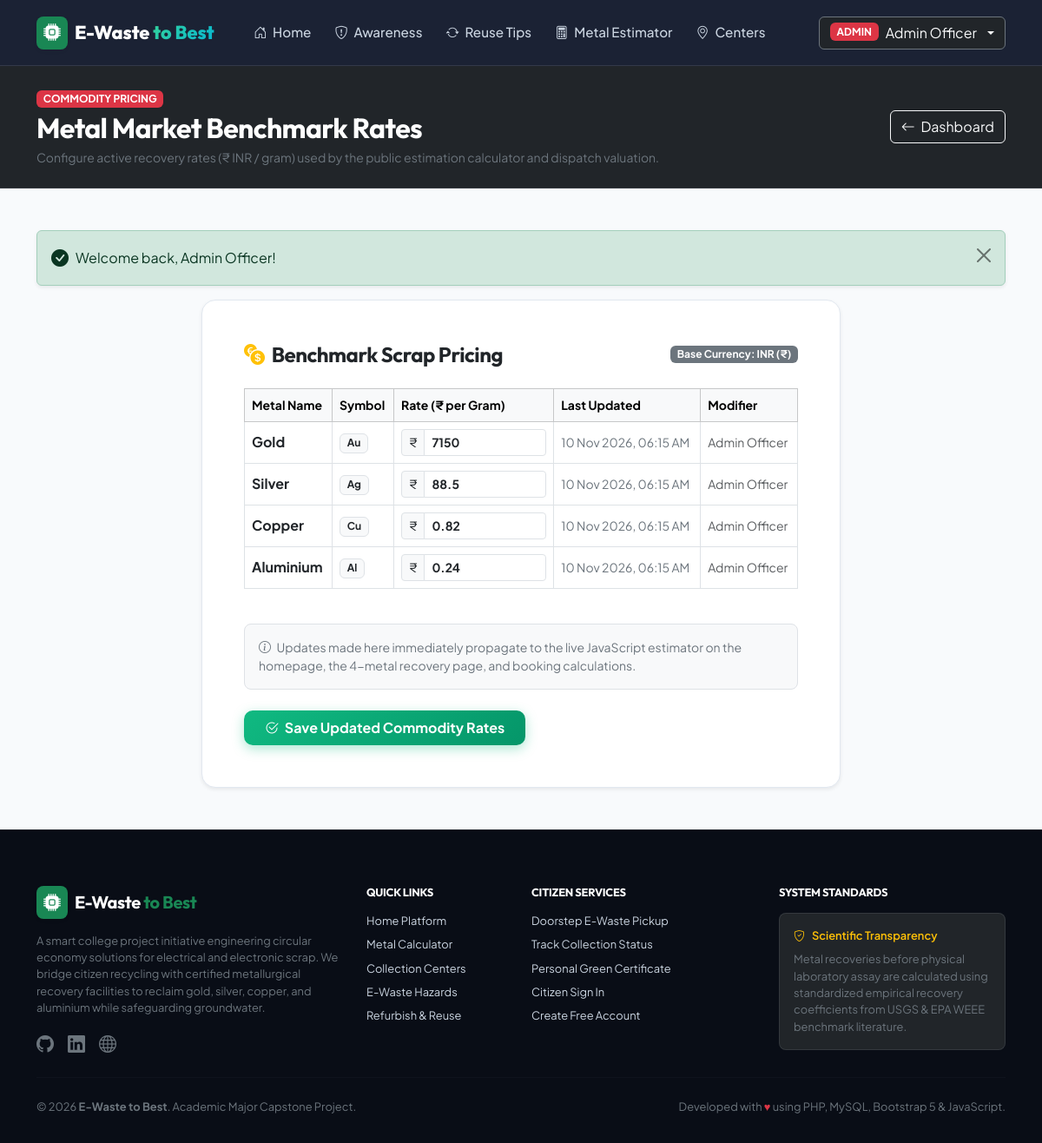
The app's page /admin/metal-rates.php (signed in) with its own data.
### tables this page shows
CREATE TABLE `metal_rates` (
  `id` INT AUTO_INCREMENT PRIMARY KEY,
  `metal_name` VARCHAR(50) NOT NULL UNIQUE,
  `symbol` VARCHAR(10) NOT NULL,
  `rate_per_gram` DECIMAL(10, 2) NOT NULL COMMENT 'In INR',
  `updated_by` INT NULL,
  `last_updated` TIMESTAMP DEFAULT CURRENT_TIMESTAMP ON UPDATE CURRENT_TIMESTAMP,
  FOREIGN KEY (`updated_by`) REFERENCES `users`(`id`) ON DELETE SET NULL
);

CREATE TABLE `users` (
  `id` INT AUTO_INCREMENT PRIMARY KEY,
  `fullname` VARCHAR(100) NOT NULL,
  `email` VARCHAR(120) NOT NULL UNIQUE,
  `password` VARCHAR(255) NOT NULL,
  `phone` VARCHAR(20) NOT NULL,
  `address` TEXT NOT NULL,
  `city` VARCHAR(60) NOT NULL,
  `pincode` VARCHAR(10) NOT NULL,
  `role` ENUM('user', 'admin') DEFAULT 'user',
  `created_at` TIMESTAMP DEFAULT CURRENT_TIMESTAMP,
  `updated_at` TIMESTAMP DEFAULT CURRENT_TIMESTAMP ON UPDATE CURRENT_TIMESTAMP
);

### admin/metal-rates.php (the view, shortened to what this page needs)
<?php
require_once __DIR__ . '/../includes/functions.php';
require_once __DIR__ . '/../includes/admin_check.php';
$metalList = [];
if ($pdo) {
    try {
        $stmt = $pdo->query("
            SELECT m.*, u.fullname as updater_name
            FROM metal_rates m
            LEFT JOIN users u ON m.updated_by = u.id
            ORDER BY m.rate_per_gram DESC
        ");
        $metalList = $stmt->fetchAll();
    } catch (PDOException $e) {
        $metalList = [];
    }
}
require_once __DIR__ . '/../includes/header.php';
?>
<div class="bg-dark text-white py-4 border-bottom border-secondary border-opacity-25">
    <div class="container">
        <div class="d-flex flex-column flex-md-row justify-content-between align-items-md-center gap-3">
            <div>
                <span class="badge bg-danger small mb-1">COMMODITY PRICING</span>
                <h2 class="fw-bold mb-1">Metal Market Benchmark Rates</h2>
                <p class="text-secondary small mb-0">Configure active recovery rates (₹ INR / gram) used by the public estimation calculator and dispatch valuation.</p>
            </div>
            <div>
                <a href="<?= BASE_URL ?>/admin/dashboard.php" class="btn btn-outline-light">
                    <i class="bi bi-arrow-left me-1"></i> Dashboard
                </a>
            </div>
        </div>
    </div>
</div>
<div class="container py-5">
    <div class="row justify-content-center">
        <div class="col-lg-8">
            <div class="card card-modern p-4 p-md-5 bg-white shadow-sm">
                <div class="d-flex justify-content-between align-items-center mb-4">
                    <h4 class="fw-bold mb-0 text-dark">
                        <i class="bi bi-currency-exchange text-warning me-1"></i> Benchmark Scrap Pricing
                    </h4>
                    <span class="badge bg-secondary">Base Currency: INR (₹)</span>
                </div>
                <form method="POST" action="<?= BASE_URL ?>/admin/metal-rates.php">
                    <div class="table-responsive mb-4">
                        <table class="table table-bordered align-middle">
                            <thead class="table-light small">
                                <tr>
                                    <th>Metal Name</th>
                                    <th>Symbol</th>
                                    <th>Rate (₹ per Gram)</th>
                                    <th>Last Updated</th>
                                    <th>Modifier</th>
                                </tr>
                            </thead>
                            <tbody>
                                <?php foreach ($metalList as $m): ?>
                                    <tr>
                                        <td class="fw-bold text-dark"><?= sanitize($m['metal_name']) ?></td>
                                        <td>
                                            <span class="badge bg-light text-dark border"><?= sanitize($m['symbol']) ?></span>
                                        </td>
                                        <td style="max-width: 180px;">
                                            <div class="input-group input-group-sm">
                                                <span class="input-group-text">₹</span>
                                                <input type="number" step="0.01" class="form-control fw-bold" name="rates[<?= $m['id'] ?>]" value="<?= (float)$m['rate_per_gram'] ?>" required>
                                            </div>
                                        </td>
                                        <td class="small text-secondary">
                                            <?= date('d M Y, h:i A', strtotime($m['last_updated'])) ?>
                                        </td>
                                        <td class="small text-muted">
                                            <?= sanitize($m['updater_name'] ?? 'System Seeder') ?>
                                        </td>
                                    </tr>
                                <?php endforeach; ?>
                            </tbody>
                        </table>
                    </div>
                    <div class="p-3 rounded-3 bg-light border mb-4 small text-secondary">
                        <i class="bi bi-info-circle me-1"></i>
                        Updates made here immediately propagate to the live JavaScript estimator on the homepage, the 4-metal recovery page, and booking calculations.
                    </div>
                    <button type="submit" class="btn btn-emerald py-2 px-4 fw-bold">
                        <i class="bi bi-check2-circle me-1"></i> Save Updated Commodity Rates
                    </button>
                </form>
            </div>
        </div>
    </div>
</div>
<?php require_once __DIR__ . '/../includes/footer.php'; ?>

### assets/css/style.css (style rules this page uses)
:root { --primary-emerald: #10b981; --primary-dark: #064e3b; --primary-light: #d1fae5; --secondary-teal: #0d9488; --accent-cyan: #06b6d4; --dark-slate: #0f172a; --surface-card: #ffffff; --bg-soft: #f8fafc; --text-primary: #1e293b; --text-secondary: #64748b; --border-color: #e2e8f0; --metal-gold: #f59e0b; --metal-gold-bg: #fef3c7; --metal-silver: #64748b; --metal-silver-bg: #f1f5f9; --metal-copper: #c2410c; --metal-copper-bg: #ffedd5; --metal-aluminium: #475569; --metal-aluminium-bg: #e2e8f0; --font-heading: 'Outfit', sans-serif; --font-body: 'Plus Jakarta Sans', sans-serif; }
body { font-family: var(--font-body); color: var(--text-primary); background-color: var(--bg-soft); min-height: 100vh; display: flex; flex-direction: column; }
h1, h2, h3, h4, h5, h6, .brand-font { font-family: var(--font-heading); font-weight: 700; letter-spacing: -0.02em; }
.card-modern { background: var(--surface-card); border: 1px solid var(--border-color); border-radius: 16px; box-shadow: 0 4px 20px -2px rgba(0, 0, 0, 0.05); transition: transform 0.25s ease, box-shadow 0.25s ease; }
.btn-emerald { background: linear-gradient(135deg, #10b981 0%, #059669 100%); color: #ffffff; border: none; font-weight: 600; border-radius: 10px; padding: 0.65rem 1.4rem; box-shadow: 0 4px 14px 0 rgba(16, 185, 129, 0.35); transition: all 0.2s ease; }

### records on screen
metal_rates: metal_name "Gold", symbol "Au", rate_per_gram "7150", last_updated "10 Nov 2026, 06:15 AM", updated_by.fullname "Admin Officer"
metal_rates: metal_name "Silver", symbol "Ag", rate_per_gram "88.5", last_updated "10 Nov 2026, 06:15 AM", updated_by.fullname "Admin Officer"
metal_rates: metal_name "Copper", symbol "Cu", rate_per_gram "0.82", last_updated "10 Nov 2026, 06:15 AM", updated_by.fullname "Admin Officer"
metal_rates: metal_name "Aluminium", symbol "Al", rate_per_gram "0.24", last_updated "10 Nov 2026, 06:15 AM", updated_by.fullname "Admin Officer"

### other values on screen
$userName "Admin Officer"
$flash['message'] "Welcome back, Admin Officer!"
APP_NAME "E-Waste to Best"
